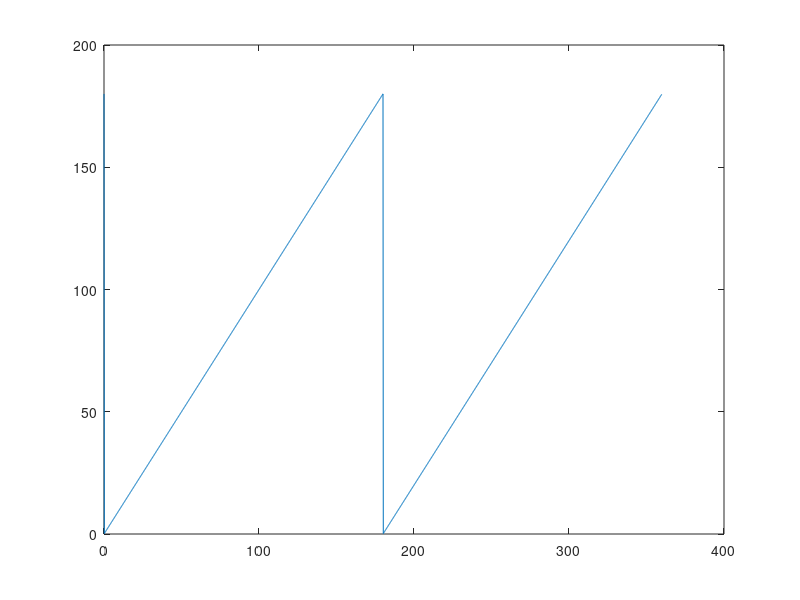

The MATLAB source for this figure: (Note: this script raises an error after producing the figure.)

%cos(alpha +/- 2π/3)=
% cos(alpha)cos(2π/3) −/+ sin(alpha)sin(2π/3) =
%-0.5cos(alpha) −/+ 0.5sqrt(3)sin(alpha)

%we receive:
% a = p*cos(alpha), b=p*cos(alpha+2π/3), c=p*cos(alpha-2π/3)  =>
% b+c = -p*cos(alpha) and b-c = sqrt(3)*p*sin(alpha) =>
% alpha = atan2((b-c)/sqrt(3),b+c)


alpha = (0:0.001*pi:1.999*pi);
sz = size(alpha);
sz = sz(2)
a=zeros(3,sz);
% for k=0:2
%    a(k+1,:) = sign(cos(alpha+k*2*pi/3).*cos(alpha+(k+1)*2*pi/3))
% end
%plot(alpha*180/pi,2.5+a(1,:).*a(2,:))
%hold all
%plot(alpha*180/pi,a(2,:).*a(3,:))
%plot(alpha*180/pi,-2.5+a(1,:).*a(3,:))

pa=zeros(3,sz);
sb=zeros(3,sz);
sc=zeros(3,sz);
sa=zeros(3,sz);
for k=0:2
    pa(k+1,:) = abs(cos(alpha+k*2*pi/3));
    sb(k+1,:) = sign(cos(alpha+k*2*pi/3).*cos(alpha+(k+1)*2*pi/3));
    sc(k+1,:) = sign(cos(alpha+k*2*pi/3).*cos(alpha+(k+2)*2*pi/3));
    sa(k+1,:) = sign(cos(cos(alpha+(k+1)*2*pi/3).*cos(alpha+(k+2)*2*pi/3)));
    %plot(alpha*180/pi,2.5*(1-k)+p(k+1,:))
end

for k=0:2
    anta = 1+mod(k+0,3);
    antb = 1+mod(k+1,3);
    antc = 1+mod(k+2,3);
    a = pa(anta,:); A = sa(anta,:);
    b = pa(antb,:); C = sc(anta,:);
    c = pa(antc,:); B = sb(anta,:);
    sinalpha = (c.*C - b.*B);
    cosalpha = sqrt(3)*a.*A;
    alpha_estimated = mod(atan2(sinalpha,cosalpha)-k*2*pi/3,pi);
    figure(k+1);
    plot(alpha*180/pi,alpha_estimated*180/pi); title(string(k+1));
    hold all
    plot(alpha*180/pi,20*A+135,'color','red');
    plot(alpha*180/pi,20*B+90,'color','green');
    plot(alpha*180/pi,20*C+45,'color','blue');
    hold off
end
